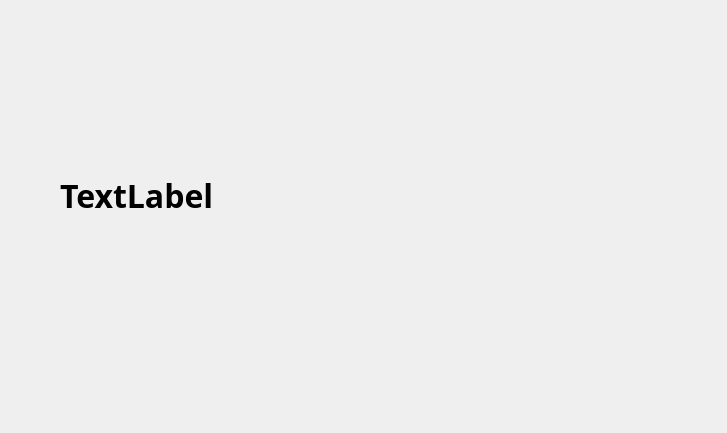
<?xml version="1.0" encoding="UTF-8"?>
<ui version="4.0">
 <class>Dialog</class>
 <widget class="QDialog" name="Dialog">
  <property name="geometry">
   <rect>
    <x>0</x>
    <y>0</y>
    <width>727</width>
    <height>433</height>
   </rect>
  </property>
  <property name="windowTitle">
   <string>Dialog</string>
  </property>
  <widget class="QLabel" name="label">
   <property name="geometry">
    <rect>
     <x>60</x>
     <y>120</y>
     <width>591</width>
     <height>151</height>
    </rect>
   </property>
   <property name="font">
    <font>
     <family>맑은 고딕</family>
     <pointsize>24</pointsize>
     <weight>75</weight>
     <bold>true</bold>
    </font>
   </property>
   <property name="text">
    <string>TextLabel</string>
   </property>
  </widget>
 </widget>
 <resources/>
 <connections/>
</ui>
